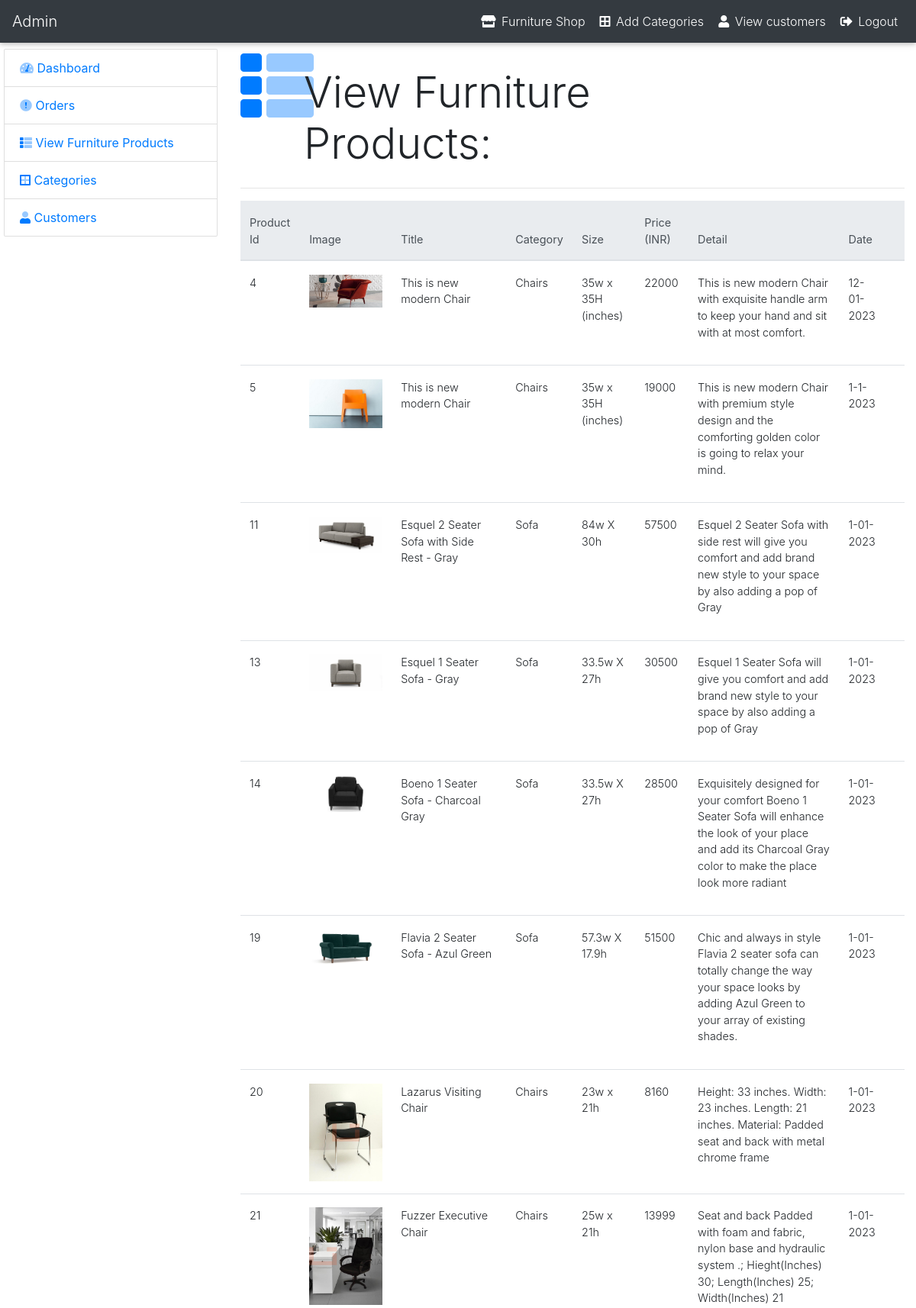
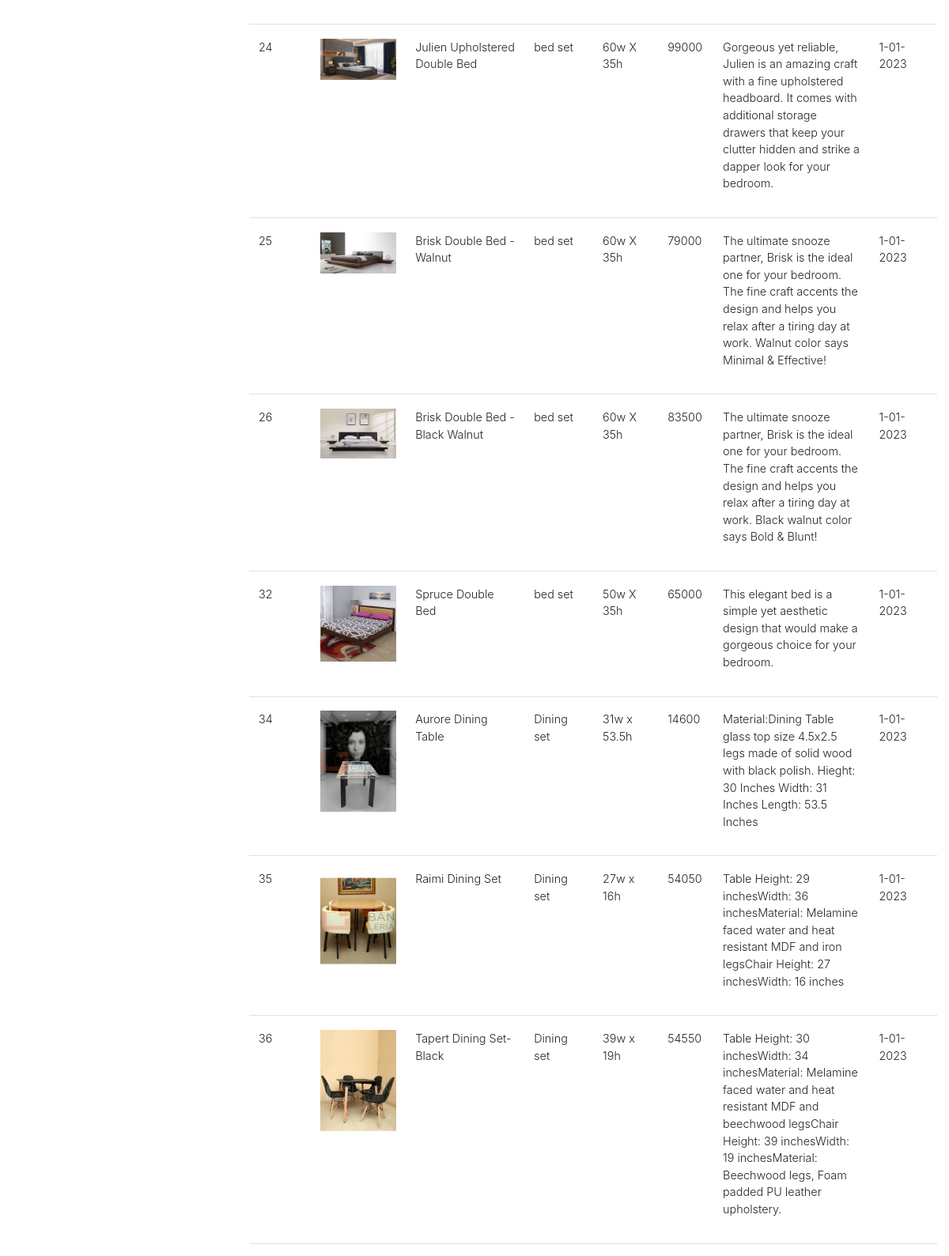
/admin/furniture_pro_view.php (signed in, upper part), run on the app's committed database (2 pictures, top to bottom).
### tables this page shows
CREATE TABLE `furniture_product` (
  `pid` int NOT NULL,
  `title` varchar(80) NOT NULL,
  `category` int NOT NULL,
  `detail` text NOT NULL,
  `price` int NOT NULL,
  `size` varchar(40) NOT NULL,
  `image` varchar(200) NOT NULL,
  `date` varchar(100) NOT NULL
);

CREATE TABLE `categories` (
  `id` int NOT NULL,
  `category` varchar(100) NOT NULL,
  `fontawesome-icon` varchar(25) NOT NULL
);

### admin/furniture_pro_view.php (the view, shortened to what this page needs)
<?php include("include/header.php");?>
<div class="container-fluid mt-2">
    <div class="row">
        <div class="col-md-3">
            <?php include("include/sidebar.php");?>
        </div>
        <div class="col-md-9">
               <div class="row">
                 <div class="col-md-1">
                   <i class="fad fa-th-list fa-6x text-primary"></i>
                 </div>
                 <div class="col-md-7">
                   <h2 class="display-4 ml-2 mt-4">View Furniture Products:</h2>
                 </div>
                </div>
               <hr>
        <table class="table table-responsive table-hover ">
                      <thead class="thead-light">
                          <tr>
                              <th>Product Id</th>
                              <th>Image</th>
                              <th>Title</th>
                              <th>Category</th>
                              <th>Size</th>
                              <th>Price (INR)</th>
                              <th>Detail</th>
                              <th>Date</th>
                              <th colspan="4"></th>
                          </tr>
                      </thead>
                        <tbody>
                          <?php
                                       $pr_query = "SELECT * FROM furniture_product fp INNER JOIN categories cat ON fp.category = cat.id order by pid";
                                        $pr_run   = mysqli_query($con,$pr_query);
                                        if(mysqli_num_rows($pr_run) > 0){
                                            while($pr_row = mysqli_fetch_array($pr_run)){
                                              $pid   = $pr_row['pid'];
                                              $title = $pr_row['title'];
                                              $category = $pr_row['category'];
                                              $size = $pr_row['size'];
                                              $price = $pr_row['price'];
                                              $detail  = $pr_row['detail'];
                                              $image = $pr_row['image'];
                                              $date = $pr_row['date'];
                            ?>
                             <tr>
                                 <td >
                                     <?php echo $pid;?>
                                 </td>
                                 <td width="120px">
                                     <img src="img/<?php echo $image;?>" width="100%">
                                 </td>
                                 <td width="150px">
                                    <?php echo $title;?>
                                 </td>
                                 <td>
                                    <?php echo $category;?>
                                 </td>
                                 <td><?php echo $size;?></td>
                                 <td><?php echo $price;?> </td>
                                 <td>
                                 <?php echo $detail ?>
                                </td>
                                <td><?php echo $date;?></td>
                                <td colspan="20" class="text-center">
                                 </td>
                             </tr>
                           <?php
                               }
                            }else {
                                echo "<h2 class='text-center text-secondary'>You haven't added any product yet</h2>";
                                }
                    ?>
                      </tbody>
                  </table>
        </div>
    </div>
</div>
<?php include("include/footer.php"); ?>

### admin/css/style.css (style rules this page uses)
* { margin: 0px; padding: 0px; }

### data on the page
furniture_product: pid "4", image (picture), title "This is new modern Chair", category.category "Chairs", size "35w x 35H (inches)", price "22000", detail "This is new modern Chair with exquisite handle arm to keep your hand and sit with at most comfort.", date "12-01-2023"
furniture_product: pid "5", image (picture), title "This is new modern Chair", category.category "Chairs", size "35w x 35H (inches)", price "19000", detail "This is new modern Chair with premium style design and the comforting golden color is going to relax your mind.", date "1-1-2023"
furniture_product: pid "11", image (picture), title "Esquel 2 Seater Sofa with Side Rest - Gray", category.category "Sofa", size "84w X 30h", price "57500", detail "Esquel 2 Seater Sofa with side rest will give you comfort and add brand new style to your space by also adding a pop of Gray", date "1-01-2023"
furniture_product: pid "13", image (picture), title "Esquel 1 Seater Sofa - Gray", category.category "Sofa", size "33.5w X 27h", price "30500", detail "Esquel 1 Seater Sofa will give you comfort and add brand new style to your space by also adding a pop of Gray", date "1-01-2023"
furniture_product: pid "14", image (picture), title "Boeno 1 Seater Sofa - Charcoal Gray", category.category "Sofa", size "33.5w X 27h", price "28500", detail "Exquisitely designed for your comfort Boeno 1 Seater Sofa will enhance the look of your place and add its Charcoal Gray color to make the place look more radiant", date "1-01-2023"
furniture_product: pid "19", image (picture), title "Flavia 2 Seater Sofa - Azul Green", category.category "Sofa", size "57.3w X 17.9h", price "51500", detail "Chic and always in style Flavia 2 seater sofa can totally change the way your space looks by adding Azul Green to your array of existing shades.", date "1-01-2023"
furniture_product: pid "20", image (picture), title "Lazarus Visiting Chair", category.category "Chairs", size "23w x 21h", price "8160", detail "Height: 33 inches. Width: 23 inches. Length: 21 inches. Material: Padded seat and back with metal chrome frame", date "1-01-2023"
furniture_product: pid "21", image (picture), title "Fuzzer Executive Chair", category.category "Chairs", size "25w x 21h", price "13999", detail "Seat and back Padded with foam and fabric, nylon base and hydraulic system .; Hieght(Inches) 30; Length(Inches) 25; Width(Inches) 21", date "1-01-2023"
furniture_product: pid "24", image (picture), title "Julien Upholstered Double Bed", category.category "bed set", size "60w X 35h", price "99000", detail "Gorgeous yet reliable, Julien is an amazing craft with a fine upholstered headboard. It comes with additional storage drawers that keep your clutter hidden and strike a dapper look for your bedroom.", date "1-01-2023"
furniture_product: pid "25", image (picture), title "Brisk Double Bed - Walnut", category.category "bed set", size "60w X 35h", price "79000", detail "The ultimate snooze partner, Brisk is the ideal one for your bedroom. The fine craft accents the design and helps you relax after a tiring day at work. Walnut color says Minimal & Effective!", date "1-01-2023"
furniture_product: pid "26", image (picture), title "Brisk Double Bed - Black Walnut", category.category "bed set", size "60w X 35h", price "83500", detail "The ultimate snooze partner, Brisk is the ideal one for your bedroom. The fine craft accents the design and helps you relax after a tiring day at work. Black walnut color says Bold & Blunt!", date "1-01-2023"
furniture_product: pid "32", image (picture), title "Spruce Double Bed", category.category "bed set", size "50w X 35h", price "65000", detail "This elegant bed is a simple yet aesthetic design that would make a gorgeous choice for your bedroom.", date "1-01-2023"
furniture_product: pid "34", image (picture), title "Aurore Dining Table", category.category "Dining set", size "31w x 53.5h", price "14600", detail "Material:Dining Table glass top size 4.5x2.5 legs made of solid wood with black polish. Hieght: 30 Inches Width: 31 Inches Length: 53.5 Inches", date "1-01-2023"
furniture_product: pid "35", image (picture), title "Raimi Dining Set", category.category "Dining set", size "27w x 16h", price "54050", detail "Table Height: 29 inchesWidth: 36 inchesMaterial: Melamine faced water and heat resistant MDF and iron legsChair Height: 27 inchesWidth: 16 inches", date "1-01-2023"
furniture_product: pid "36", image (picture), title "Tapert Dining Set-Black", category.category "Dining set", size "39w x 19h", price "54550", detail "Table Height: 30 inchesWidth: 34 inchesMaterial: Melamine faced water and heat resistant MDF and beechwood legsChair Height: 39 inchesWidth: 19 inchesMaterial: Beechwood legs, Foam padded PU leather upholstery.", date "1-01-2023"
